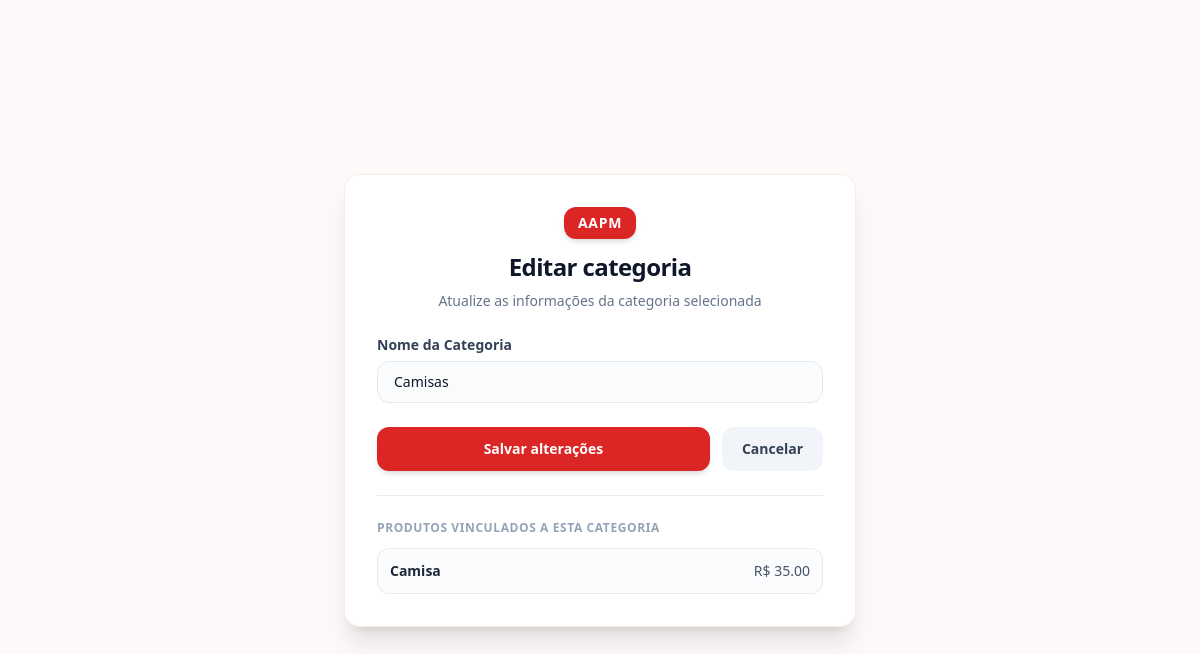
The page /categorias/1/editar (signed in) on the database as committed earlier.
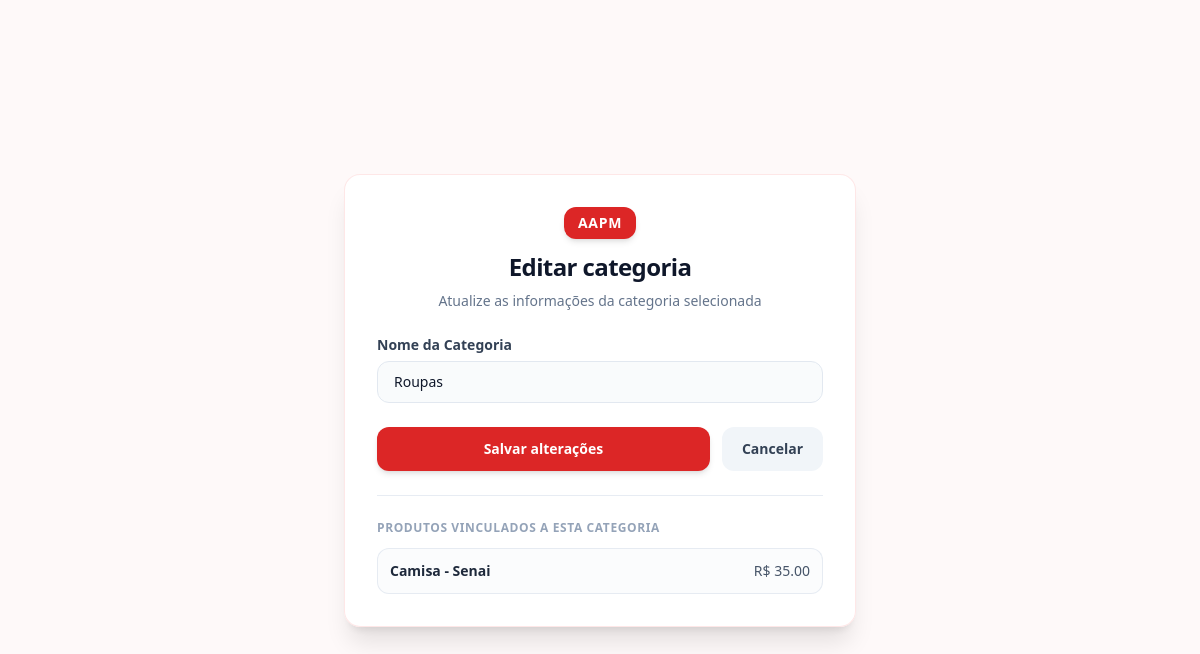
The same page on the database as committed later.
### app/models/categoria.py (models this page shows)
class Categoria(Base):
    __tablename__ = "categorias"
    id = Column(Integer, primary_key=True, autoincrement=True, index=True)
    nome = Column(String(100), nullable=False, unique=True)
    ativo = Column(Boolean, default=True)
    produtos = relationship("Produto", back_populates="categoria", lazy="select")

### app/models/produto.py (models this page shows, shortened)
class Produto(Base):
    __tablename__ = "produtos"
    id = Column(Integer, primary_key=True, autoincrement=True, index=True)
    nome = Column(String(150), nullable=False, index=True)
    preco = Column(Float, nullable=False, default=0.0)
    estoque_atual = Column(Integer, nullable=False, default=0)
    ativo = Column(Boolean, default=True)
    imagem_path = Column(String(255), nullable=True)
    categoria_id = Column(Integer, ForeignKey("categorias.id", ondelete="SET NULL"), nullable=True )
    categoria = relationship("Categoria", back_populates="produtos")

### app/controllers/categoria_controller.py (the view)
@router.get("/{categoria_id}/editar")
def form_editar_categoria(
    categoria_id: int,
    request: Request,
    db: Session = Depends(get_db),
    admin = Depends(get_admin)
):
    editando = db.query(Categoria).filter(
        Categoria.id == categoria_id
    ).first()
    if not editando:
        return RedirectResponse(url="/categorias", status_code=302)
    return templates.TemplateResponse(
        request,
        "categorias/form.html",
        {
            "request":  request,
            "usuario":  admin,
            "editando": editando,
        }
    )

### app/templates/categorias/form.html (shortened to what this page needs)
<!DOCTYPE html>
<html lang="pt-br">
<head>
    <script src="https://cdn.tailwindcss.com"></script>
</head>
<body class="bg-red-50/40 min-h-screen flex items-center justify-center p-4 font-sans text-slate-800 relative">
    <ul class="cubes-bg">
    </ul>
    <main class="w-full max-w-lg bg-white/90 backdrop-blur-md rounded-2xl shadow-xl border border-red-100/80 p-8 space-y-6 my-8 z-10">
        <div class="text-center space-y-2">
            <div class="px-3.5 py-1.5 bg-red-600 text-white font-bold text-sm rounded-xl shadow-md tracking-wider inline-flex items-center justify-center mb-1 transform transition-transform duration-300 hover:scale-105">
                AAPM
            </div>
            <h1 class="text-2xl font-extrabold text-slate-900 tracking-tight">
                {{ "Editar categoria" if editando else "Nova categoria" }}
            </h1>
            <p class="text-sm text-slate-500">
                {{ "Atualize as informações da categoria selecionada" if editando else "Preencha o nome para criar uma nova categoria" }}
            </p>
        </div>
        <form action="{{ '/categorias/' + editando.id|string + '/editar' if editando else '/categorias/nova' }}"
              method="post"
              class="space-y-4">
            <div>
                <label for="nome" class="block text-sm font-semibold text-slate-700 mb-1.5">Nome da Categoria</label>
                <input type="text"
                       name="nome"
                       id="nome"
                       value="{{ editando.nome if editando else (valores.nome if valores else '') }}"
                       required
                       autofocus
                       placeholder="Ex: Camisas, Agasalhos, Acessórios..."
                       class="w-full px-4 py-2.5 bg-slate-50/80 border border-slate-200 rounded-xl focus:bg-white focus:outline-none focus:ring-2 focus:ring-red-500/20 focus:border-red-600 transition-all text-sm text-slate-900">
            </div>
            <div class="pt-2 flex items-center gap-3">
                <button type="submit"
                        class="flex-1 py-3 px-4 bg-red-600 hover:bg-red-700 text-white font-semibold rounded-xl shadow-md hover:shadow-lg transition-all duration-200 hover:-translate-y-0.5 text-sm">
                    {{ "Salvar alterações" if editando else "Criar categoria" }}
                </button>
                <a href="/categorias"
                   class="px-5 py-3 bg-slate-100 hover:bg-slate-200 text-slate-700 font-semibold rounded-xl transition-all duration-200 text-sm text-center">
                    Cancelar
                </a>
            </div>
        </form>
        {% if editando and editando.produtos %}
            <div class="pt-6 border-t border-slate-200/80 space-y-3">
                <h3 class="text-xs font-bold uppercase tracking-wider text-slate-400">
                    Produtos vinculados a esta categoria
                </h3>
                <ul class="divide-y divide-slate-100 border border-slate-200/80 rounded-xl overflow-hidden bg-slate-50/50">
                    {% for p in editando.produtos if p.ativo %}
                        <li class="p-3 flex items-center justify-between hover:bg-slate-100/80 transition-colors text-sm">
                            <a href="/produtos/{{ p.id }}" class="font-semibold text-slate-800 hover:text-red-600 transition-colors">
                                {{ p.nome }}
                            </a>
                            <span class="font-medium text-slate-600">
                                R$ {{ "%.2f"|format(p.preco) }}
                            </span>
                        </li>
                    {% else %}
                        <li class="p-4 text-center text-xs text-slate-400">
                            Nenhum produto ativo vinculado.
                        </li>
                    {% endfor %}
                </ul>
            </div>
        {% endif %}
    </main>
</body>
</html>

Rows that differ between the two databases and show on the page:
changed Categoria: nome "Camisas" → "Roupas"
changed Produto: nome "Camisa" → "Camisa - Senai"
